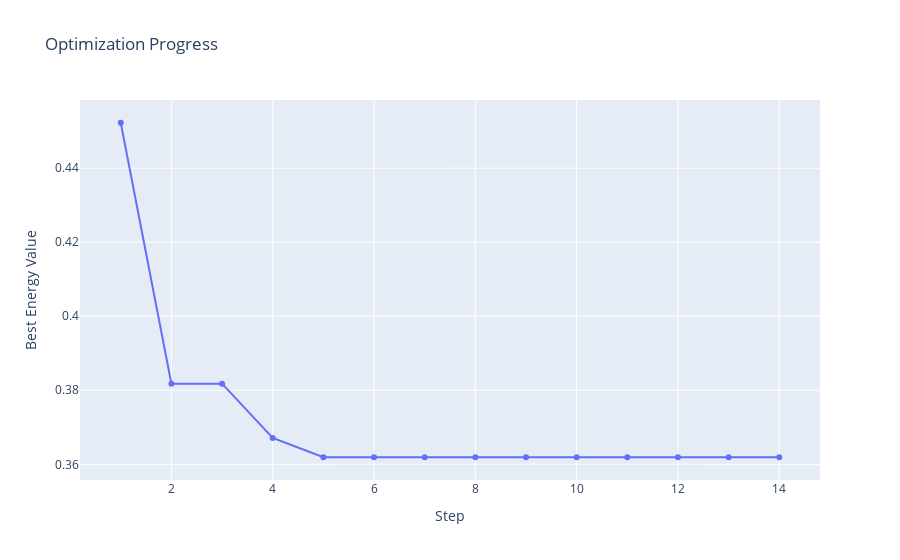

Notebook code for this chart:
### Code cell
model.draw_energy_plot(info['hist'])

### Figure 1 — Plotly figure (JSON) as saved in the notebook; plotly's stock layout.template omitted (floating-point values rounded to 4 significant figures)
{"data": [{"hovertemplate": "Step=%{x}<br>Best Energy Value=%{y}<extra></extra>", "legendgroup": "", "line": {"color": "#636efa", "dash": "solid", "shape": "linear"}, "marker": {"symbol": "circle"}, "mode": "markers+lines", "name": "", "orientation": "v", "showlegend": false, "type": "scatter", "x": [1, 2, 3, 4, 5, 6, 7, 8, 9, 10, 11, 12, 13, 14], "xaxis": "x", "y": [0.4523, 0.3818, 0.3818, 0.3671, 0.3619, 0.3619, 0.3619, 0.3619, 0.3619, 0.3619, 0.3619, 0.3619, 0.3619, 0.3619], "yaxis": "y"}], "layout": {"legend": {"tracegroupgap": 0}, "title": {"text": "Optimization Progress"}, "xaxis": {"anchor": "y", "domain": [0, 1], "title": {"text": "Step"}}, "yaxis": {"anchor": "x", "domain": [0, 1], "title": {"text": "Best Energy Value"}}}}
